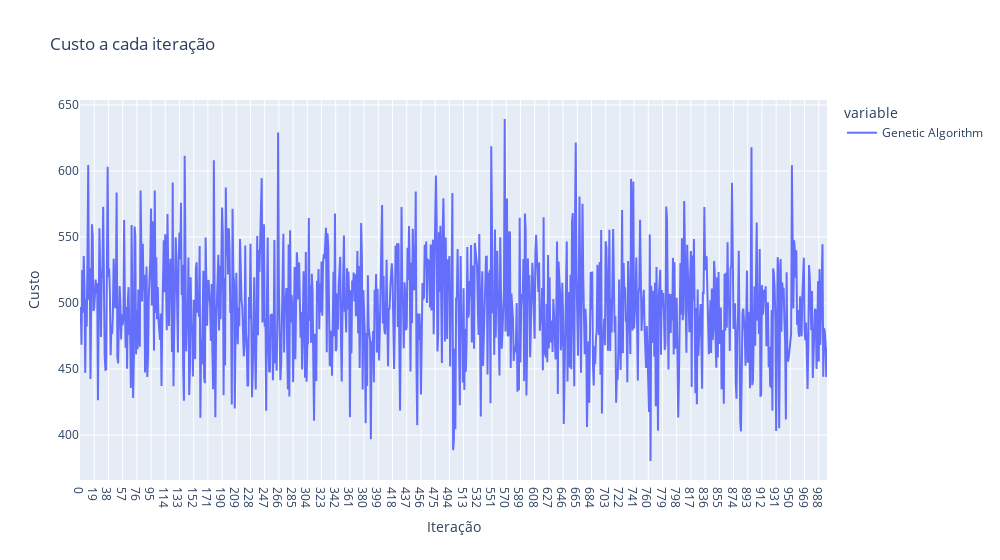

Notebook source saved alongside this figure:
### Code cell
df_custo_line_fig = px.line(df_custo_T['Genetic Algorithm'], title='Custo a cada iteração', width=1000)
df_custo_line_fig.update_yaxes( title="Custo")
df_custo_line_fig.update_xaxes( title="Iteração")
df_custo_line_fig.show()
df_custo_line_fig.write_image("./resultados/prob1/images/custo2.png")

### Figure 1 — Plotly figure (JSON) as saved in the notebook; plotly's stock layout.template omitted (floating-point values rounded to 4 significant figures; data arrays with more than 128 entries replaced by an {"elided": "..."} marker saying what was removed)
{"data": [{"hovertemplate": "variable=Genetic Algorithm<br>index=%{x}<br>value=%{y}<extra></extra>", "legendgroup": "Genetic Algorithm", "line": {"color": "#636efa", "dash": "solid"}, "marker": {"symbol": "circle"}, "mode": "lines", "name": "Genetic Algorithm", "orientation": "v", "showlegend": true, "type": "scatter", "x": {"elided": "1000 str values"}, "xaxis": "x", "y": {"elided": "1000 float values"}, "yaxis": "y"}], "layout": {"legend": {"title": {"text": "variable"}, "tracegroupgap": 0}, "title": {"text": "Custo a cada iteração"}, "width": 1000, "xaxis": {"anchor": "y", "domain": [0, 1], "title": {"text": "Iteração"}}, "yaxis": {"anchor": "x", "domain": [0, 1], "title": {"text": "Custo"}}}}
